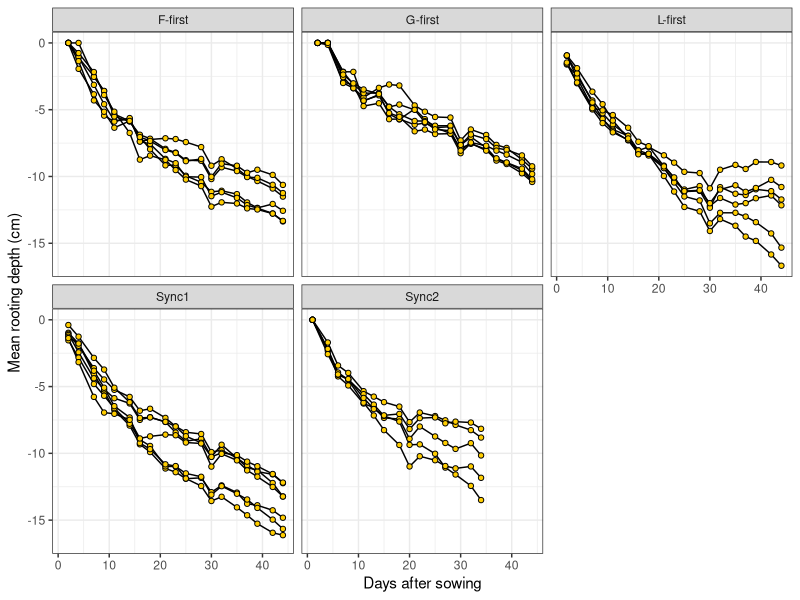
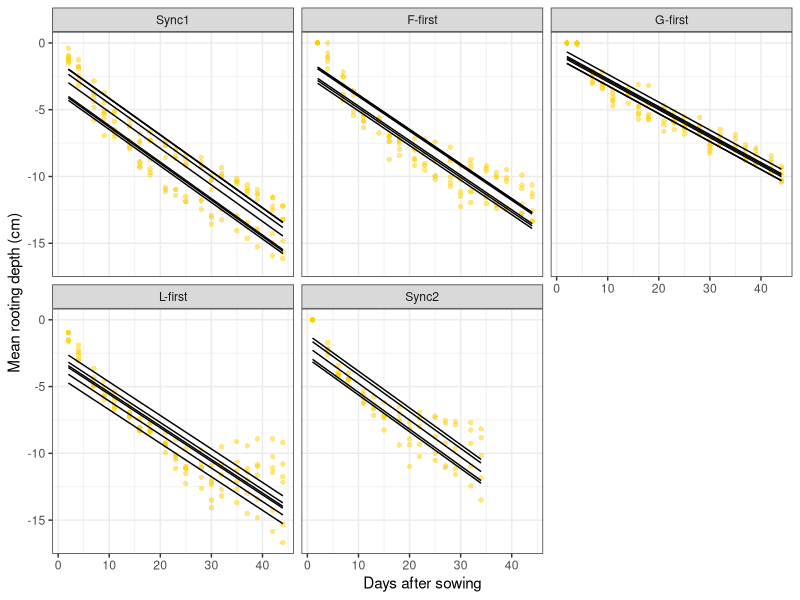
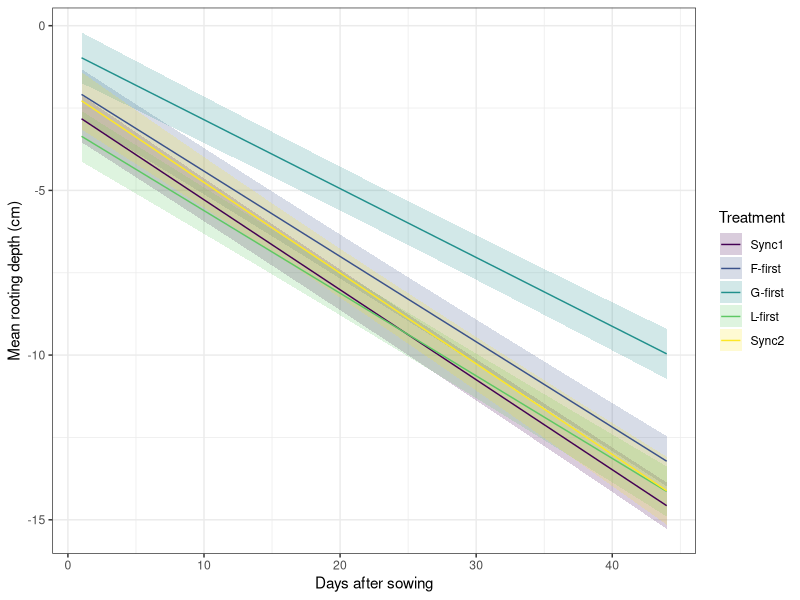
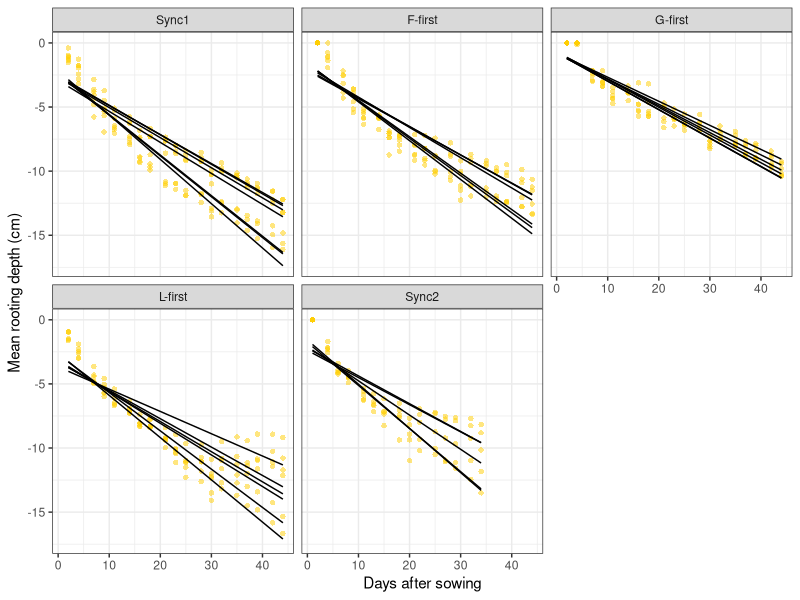
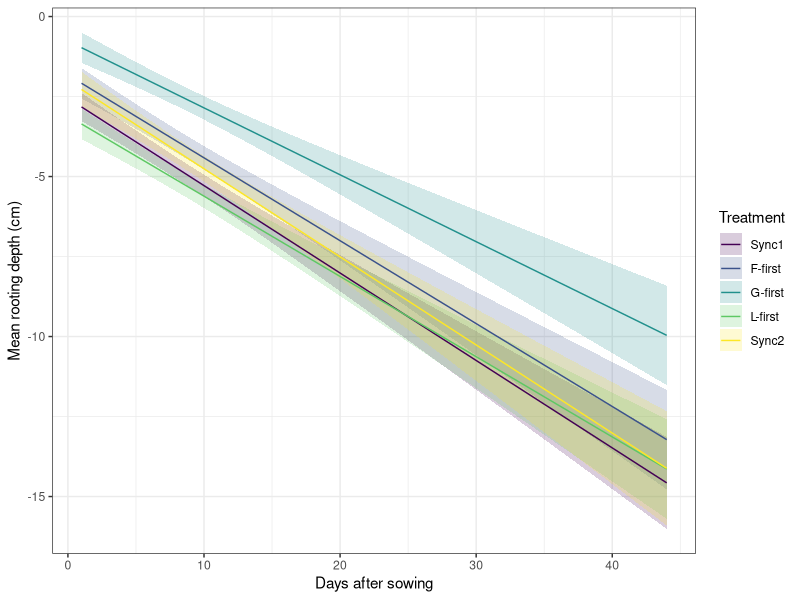

Recreate these plots in R, in order.
## ---- chunk 1
#| eval: true 
#| echo: true 
#| message: false 
#| warning: false  

library(tidyverse)
library(lmerTest)
library(ggeffects)
library(viridis)
## ---- chunk 2
#| eval: true 
#| echo: true 
#| message: false 
#| warning: false  

data <- read_csv("data_tutorial10.csv")  
## ---- chunk 3
#| eval: true 
#| echo: true 
#| message: false 
#| warning: false
#| fig-align: center

ggplot(data, aes(x = dafs,
                 y = mrd,
                 group = Rz))+
    geom_line()+
    geom_point(shape=21,
               fill = "#FFCD00",
               colour = "black")+
    facet_wrap(~Treatment)+
    xlab("Days after sowing")+
    ylab("Mean rooting depth (cm)")+
    theme_bw()
## ---- chunk 4
#| eval: true 
#| echo: true 
#| message: false 
#| warning: false

data$Treatment <- as.factor(data$Treatment)
## ---- chunk 5
#| eval: true 
#| echo: true 
#| message: false 
#| warning: false

model1 <- lm(mrd ~ dafs*Treatment,
             data)
## ---- chunk 6
#| eval: true 
#| echo: true 
#| message: false 
#| warning: false

summary(model1)
## ---- chunk 7
#| eval: true 
#| echo: true 
#| message: false 
#| warning: false

anova(model1)
## ---- chunk 8
#| eval: true 
#| echo: true 
#| message: false 
#| warning: false

data$Rz <- as.factor(data$Rz)
## ---- chunk 9
#| eval: true 
#| echo: true 
#| message: false 
#| warning: false

data$Treatment<-factor(data$Treatment, 
                       levels=c("Sync1", "F-first", "G-first", "L-first", "Sync2"))
## ---- chunk 10
#| eval: true 
#| echo: true 
#| message: false 
#| warning: false

model2 <- lmerTest::lmer(mrd ~ dafs*Treatment + (1|Rz),
                         data)
## ---- chunk 11
#| eval: true 
#| echo: true 
#| message: false 
#| warning: false

summary(model2)
## ---- chunk 12
#| eval: true 
#| echo: true 
#| message: false 
#| warning: false

anova(model2)
## ---- chunk 13
#| eval: true 
#| echo: true 
#| message: false 
#| warning: false

coef(model2)
## ---- chunk 14
#| eval: true 
#| echo: true 
#| message: false 
#| warning: false

data$pred <- predict(model2)
## ---- chunk 15
#| eval: true 
#| echo: true 
#| message: false 
#| warning: false
#| fig-align: center

ggplot(data, aes(x = dafs,
                 y = mrd,
                 group = Rz))+ #Group data per rhizobox
    geom_point(shape=16,
               colour = "#FFCD00",
               alpha = 0.5)+ #Make points more transparent
    geom_line(aes(y = pred))+ #Use pred column to plot predictions
    facet_wrap(~Treatment)+
    xlab("Days after sowing")+
    ylab("Mean rooting depth (cm)")+
    theme_bw()
## ---- chunk 16
#| eval: true 
#| echo: true 
#| message: false 
#| warning: false

pred_fixed <- ggpredict(model2, terms = c("dafs [1:44]", "Treatment"))
## ---- chunk 17
#| eval: true 
#| echo: true 
#| message: false 
#| warning: false

pred_fixed <- dplyr::rename(pred_fixed,
                            dafs = x,
                            mrd = predicted,
                            Treatment = group)
## ---- chunk 18
#| eval: true 
#| echo: true 
#| message: false 
#| warning: false
#| fig-height: 4
#| fig-width: 5.5
#| fig-align: center

ggplot(data, 
       aes(x = dafs,
           y = mrd,
           colour = Treatment, #Ask for one colour per treatment (for the regression line)
           fill = Treatment))+ #Ask for one filling colour per treatment (for the confidence interval)
    geom_ribbon(data = pred_fixed, #Add shaded area for the 95% confidence interval
                aes(ymin = conf.low, 
                    ymax = conf.high),
                alpha=0.2, #alpha is an argument used to adjust the transparency level of a colour. Lower values means more transparent. It has nothing to do with the significance level of a test.
                colour = NA)+ #Do not show borders of shaded areas
    geom_line(data = pred_fixed,
              aes(x = dafs,
                  y = mrd))+
    scale_colour_viridis(discrete = TRUE)+
    scale_fill_viridis(discrete = TRUE)+
    xlab("Days after sowing")+
    ylab("Mean rooting depth (cm)")+
    theme_bw()
## ---- chunk 19
#| eval: true 
#| echo: true 
#| message: false 
#| warning: false

model3 <- lmerTest::lmer(mrd ~ dafs*Treatment + (dafs|Rz),
                         data,
                         control = lmerControl(optimizer ="Nelder_Mead"))
## ---- chunk 20
#| eval: true 
#| echo: true 
#| message: false 
#| warning: false

summary(model3)
## ---- chunk 21
#| eval: true 
#| echo: true 
#| message: false 
#| warning: false

anova(model3)
## ---- chunk 22
#| eval: true 
#| echo: true 
#| message: false 
#| warning: false

coef(model3)
## ---- chunk 23
#| eval: true 
#| echo: true 
#| message: false 
#| warning: false

data$pred2 <- predict(model3)
## ---- chunk 24
#| eval: true 
#| echo: true 
#| message: false 
#| warning: false
#| fig-align: center

ggplot(data, aes(x = dafs,
                 y = mrd,
                 group = Rz))+ #Group data per rhizobox
    geom_point(shape=16,
               colour = "#FFCD00",
               alpha = 0.5)+ #Make points more transparent
    geom_line(aes(y = pred2))+ #Use pred column to plot predictions
    facet_wrap(~Treatment)+
    xlab("Days after sowing")+
    ylab("Mean rooting depth (cm)")+
    theme_bw()
## ---- chunk 25
#| eval: true 
#| echo: true 
#| message: false 
#| warning: false

pred_fixed_2 <- ggpredict(model3, terms = c("dafs [1:44]", "Treatment"))
## ---- chunk 26
#| eval: true 
#| echo: true 
#| message: false 
#| warning: false

pred_fixed_2 <- dplyr::rename(pred_fixed_2,
                              dafs = x,
                              mrd = predicted,
                              Treatment = group)
## ---- chunk 27
#| eval: true 
#| echo: true 
#| message: false 
#| warning: false
#| fig-height: 4
#| fig-width: 5.5
#| fig-align: center

ggplot(data, 
       aes(x = dafs,
           y = mrd,
           colour = Treatment, #Ask for one colour per treatment (for the regression line)
           fill = Treatment))+ #Ask for one filling colour per treatment (for the confidence interval)
    geom_ribbon(data = pred_fixed_2, #Add shaded area for the 95% confidence interval
                aes(ymin = conf.low, 
                    ymax = conf.high),
                alpha=0.2, #alpha is an argument used to adjust the transparency level of a colour. Lower values means more transparent. It has nothing to do with the significance level of a test.
                colour = NA)+ #Do not show borders of shaded areas
    geom_line(data = pred_fixed_2,
              aes(x = dafs,
                  y = mrd))+
    scale_colour_viridis(discrete = TRUE)+
    scale_fill_viridis(discrete = TRUE)+
    xlab("Days after sowing")+
    ylab("Mean rooting depth (cm)")+
    theme_bw()
## ---- chunk 28
#| eval: true 
#| echo: true 
#| message: false 
#| warning: false

AIC(model1,
    model2,
    model3)
